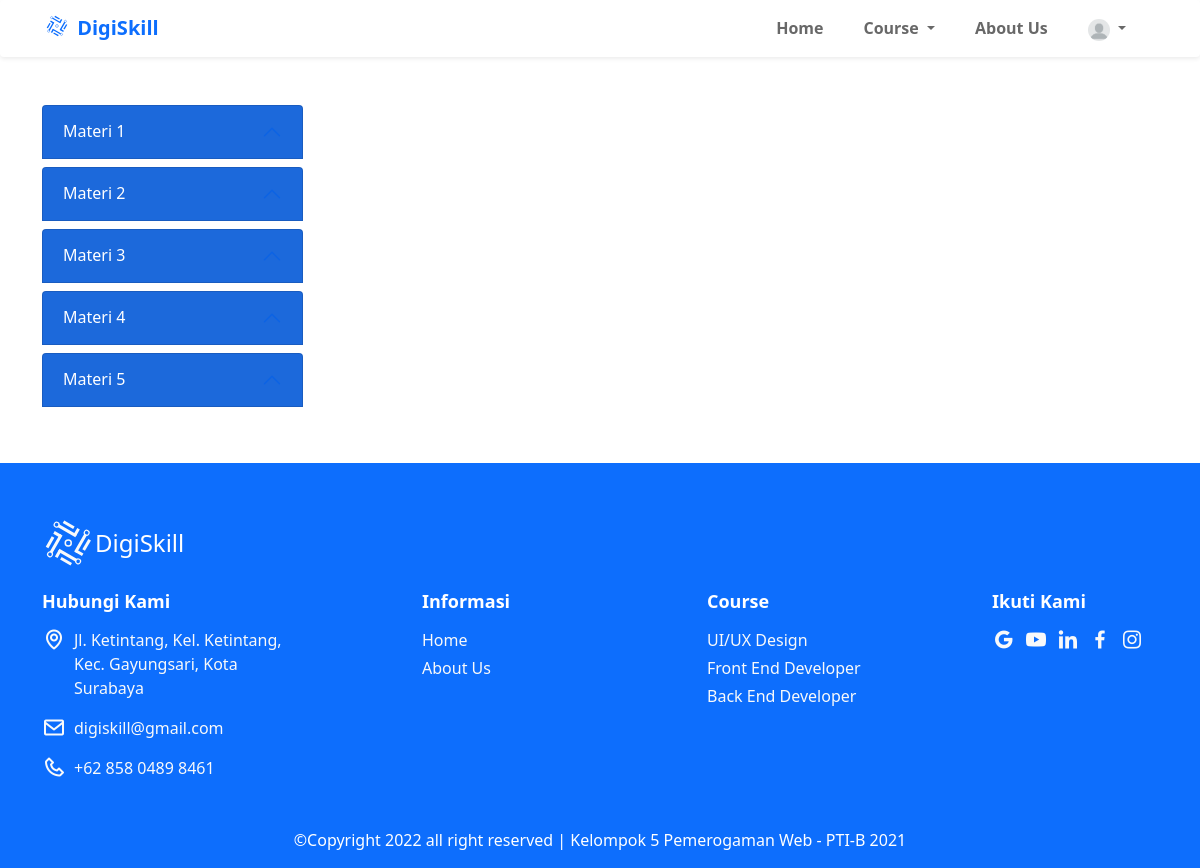
/page/materi/materi.php?id=101 (signed in), run on the app's committed database.
### tables this page shows
CREATE TABLE `materi` (
  `id_materi` int(20) NOT NULL,
  `urutan` int(11) NOT NULL,
  `kode_materi` int(20) NOT NULL,
  `judul_materi` varchar(200) NOT NULL,
  `link_materi` varchar(200) NOT NULL,
  `deskripsi_materi` varchar(200) NOT NULL
);

### db/function.php (called while the page is built, shortened)
<?php
$conn = mysqli_connect("Localhost", "root", "", "digiskill");
function query($query)
{
    global $conn;
    $result = mysqli_query($conn, $query);
    $rows = [];
    while ($row = mysqli_fetch_assoc($result)) {
        $rows[] = $row;
    }
    return $rows;
}

### page/materi/materi.php (the view, shortened to what this page needs)
<?php
require '../../db/function.php';
$id = $_GET["id"];
if (isset($_SESSION["login"])) {
    $id_user = $_SESSION['id_login'];
    $profile = query("SELECT * FROM login WHERE id_login = '$id_user'")[0];
}
$materi = query("SELECT * FROM materi WHERE kode_materi ='$id'");
?>
<!DOCTYPE html>
<html lang="en">
<head>
    <link href="https://unpkg.com/boxicons@2.1.4/css/boxicons.min.css" rel="stylesheet" />
    <link href="https://cdn.jsdelivr.net/npm/bootstrap@5.0.0-beta1/dist/css/bootstrap.min.css" rel="stylesheet" />
    <link rel="stylesheet" href="../../css/materi.css" />
</head>
<body>
    <nav class="navbar navbar-expand-lg bg-light shadow-sm bg-body rounded">
        <div class="container">
            <a class="navbar-brand" href="../../index.php">
                <img src="../../Assets/Logo-DigiSkill.svg" alt="Logo" width="30" height="24" class="d-inline-block align-text-top">
                DigiSkill
            </a>
            <div class="collapse navbar-collapse justify-content-end" id="navbarNavDropdown">
                <ul class="navbar-nav">
                    <li class="nav-item me-4">
                        <a class="nav-link active" aria-current="page" href="../../index.php">Home</a>
                    </li>
                    <li class="nav-item dropdown me-4">
                        <a class="nav-link dropdown-toggle" href="#" role="button" data-bs-toggle="dropdown" aria-expanded="false">
                            Course
                        </a>
                    </li>
                    <li class="nav-item me-4">
                        <a class="nav-link" href="../about-us.php">About Us</a>
                    </li>
                    <?php
                    if (isset($_SESSION["login"])) { ?>
                        <li class="nav-item dropdown me-4">
                            <a class="nav-link dropdown-toggle" href="#" role="button" data-bs-toggle="dropdown" aria-expanded="false">
                                <img src="../../Assets/profile/<?= $profile['foto'] ?>" class="rounded-circle" height="22" alt="Foto" loading="lazy" />
                            </a>
                        </li>
                    <?php } ?>
                </ul>
            </div>
        </div>
    </nav>
    <div class="container accordion" id="accordionExample">
        <div class="row my-5">
            <br /><br />
            <div class="col-lg-3 text-center">
                <div class="accordion-item">
                    <?php foreach ($materi as $row) : ?>
                        <h2 class="accordion-header mb-2">
                            <button class="accordion-button" type="button" data-bs-toggle="collapse" data-bs-target="#materi-<?= $row['id_materi'] ?>" aria-expanded="true" aria-controls="materi-<?= $row['id_materi'] ?>">
                                Materi <?= $row['urutan'] ?>
                            </button>
                        </h2>
                    <?php endforeach ?>
                </div>
            </div>
            <div class="col-lg-9">
            </div>
        </div>
    </div>
    <footer class="footer bg-primary mt-5">
        <div class="container pt-5">
            <div class="row mb-3 d-flex align-items-center">
                <a class="navbar-brand fs-4 fw-semibold d-flex align-items-center me-3" href="#">
                    <img src="../../Assets/logo-white.svg" class="d-inline-block align-text-top h-75" />
                    DigiSkill
                </a>
            </div>
            <div class="row row-content justify-content-between justify-content-md-start">
                <div class="col-lg-3 col-md-6 mb-sm-4">
                    <h3>Hubungi Kami</h3>
                    <div class="row d-flex mt-3">
                        <a href="
                            https://goo.gl/maps/V9TZsWie5Ug1UdAR9" terget="_blank" class="d-flex align-items-start">
                            <i class="bx bx-map me-2"></i>
                            <p>
                                Jl. Ketintang, Kel. Ketintang, Kec. Gayungsari, Kota Surabaya
                            </p>
                        </a>
                        <a href="
                            #" class="d-flex align-items-start">
                            <i class="bx bx-envelope me-2"></i>
                            <p>digiskill@gmail.com</p>
                        </a>
                        <a href="
                            #" class="d-flex align-items-start">
                            <i class="bx bx-phone me-2"></i>
                            <p>+62 858 0489 8461</p>
                        </a>
                    </div>
                </div>
                <div class="col-lg-2 offset-lg-1 col-md-6 mt-4 mt-sm-0 mb-sm-4">
                    <h3>Informasi</h3>
                    <div class="row d-flex mt-3">
                        <a href="#" class="mb-1">Home</a>
                        <a href="#" class="mb-1">About Us</a>
                    </div>
                </div>
                <div class="col-lg-2 offset-lg-1 col-md-6 mt-4 mt-sm-0 mb-sm-4">
                    <h3>Course</h3>
                    <div class="row d-flex mt-3">
                        <a href="#" class="mb-1">UI/UX Design</a>
                        <a href="#" class="mb-1">Front End Developer</a>
                        <a href="#" class="mb-1">Back End Developer</a>
                    </div>
                </div>
                <div class="col-lg-2 offset-lg-1 col-md-6 mt-4 mt-sm-0">
                    <h3>Ikuti Kami</h3>
                    <div class="sosmed mt-3 d-flex">
                        <a href=" #" class="me-2">
                            <i class="bx bxl-google"></i>
                        </a>
                        <a href="# " class="me-2">
                            <i class="bx bxl-youtube"></i>
                        </a>
                        <a href="#" class="me-2">
                            <i class="bx bxl-linkedin"></i>
                        </a>
                        <a href="#" class="me-2">
                            <i class="bx bxl-facebook"></i>
                        </a>
                        <a href="#" class="me-2">
                            <i class="bx bxl-instagram"></i>
                        </a>
                    </div>
                </div>
            </div>
            <div class="row text-center mt-2">
                <div class="col-12">
                    <p class="text-white">
                        &copy;Copyright 2022 all right reserved | Kelompok 5 Pemerogaman
                        Web - PTI-B 2021
                    </p>
                </div>
            </div>
        </div>
    </footer>
</body>
</html>

### css/materi.css (style rules this page uses)
.navbar .navbar-brand { font-size: 20px; font-weight: 700; }
.navbar ul li a { font-weight: 600; color: #686868; }
footer .navbar-brand { font-size: 18px; color: #fff; }
footer h3 { font-size: 18px; font-weight: 700; color: #fff; }
footer a { text-decoration: none; color: #f8f9fa; }
footer i { font-size: 24px; }
.accordion .accordion-button { background: #1c69db; color: white; text-align: center; }

### data on the page
materi: urutan "1"
materi: urutan "2"
materi: urutan "3"
materi: urutan "4"
materi: urutan "5"
